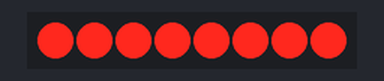
A sketch run on a simulated Arduino Uno, built with avr-gcc and run on an emulated ATmega328P. Parts: 8 shift-register outputs drawn as a row of LEDs (first output left, lit = HIGH). Wiring (inferred from the names in the program): shift register (74HC595): data pin 2; shift clock pin 3; latch pin 4. Wiring (inferred from the signals the program sends): row of LEDs: on Q0, Q1, Q2, Q3, Q4, Q5, Q6, Q7.

Above: at 0.12 s.
At 0.62 s:
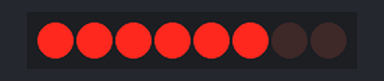
At 1.37 s:
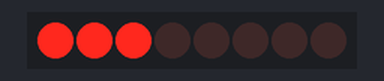
At 2.87 s:
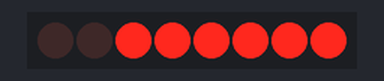
At 4.12 s:
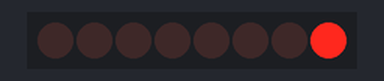
At 5.62 s:
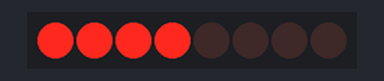
Timing chart, 0 to 5.9 s (numbered marks = the images above):
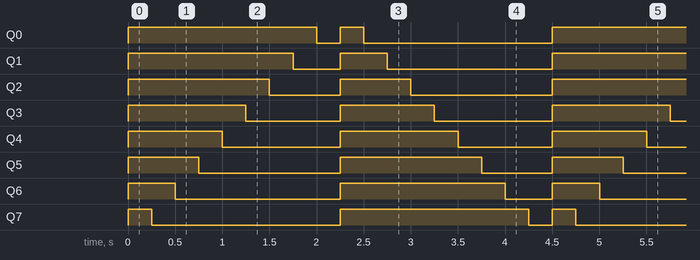

Measured:
- by itself, Q0: repeats every 4.5 s: LOW 0.25 s, HIGH 0.25 s, LOW 2.0 s, HIGH 2.0 s
- by itself, Q1: repeats every 4.5 s: LOW 0.50 s, HIGH 0.50 s, LOW 1.8 s, HIGH 1.8 s
- by itself, Q2: repeats every 4.5 s: LOW 0.75 s, HIGH 0.75 s, LOW 1.5 s, HIGH 1.5 s
- by itself, Q3: repeats every 4.5 s: LOW 1.0 s, HIGH 1.0 s, LOW 1.3 s, HIGH 1.3 s
- by itself, Q4: repeats every 4.5 s: LOW 1.3 s, HIGH 1.3 s, LOW 1.0 s, HIGH 1.0 s
- by itself, Q5: repeats every 4.5 s: LOW 1.5 s, HIGH 1.5 s, LOW 0.75 s, HIGH 0.75 s
- by itself, Q6: repeats every 4.5 s: LOW 1.8 s, HIGH 1.8 s, LOW 0.50 s, HIGH 0.50 s
- by itself, Q7: repeats every 4.5 s: LOW 2.0 s, HIGH 2.0 s, LOW 0.25 s, HIGH 0.25 s

The sketch:

SHIFT_RESISTER_LED.ino
```cpp
const int  DataPin = 2;
const int ClockPin = 3;
const int LatchPin = 4;


void setup() {
  // put your setup code here, to run once:
  pinMode(DataPin,OUTPUT);
  pinMode(ClockPin,OUTPUT);
  pinMode(LatchPin,OUTPUT);
}

void loop()
{
  // put your main code here, to run repeatedly:
  digitalWrite(LatchPin,LOW);
  shiftOut(DataPin,ClockPin,MSBFIRST,255);
  digitalWrite(LatchPin,HIGH);
  delay(250);
  digitalWrite(LatchPin,LOW);
  shiftOut(DataPin,ClockPin,MSBFIRST,127);
  digitalWrite(LatchPin,HIGH);
  delay(250);
  digitalWrite(LatchPin,LOW);
  shiftOut(DataPin,ClockPin,MSBFIRST,63);
  digitalWrite(LatchPin,HIGH);
  delay(250);
  digitalWrite(LatchPin,LOW);
  shiftOut(DataPin,ClockPin,MSBFIRST,31);
  digitalWrite(LatchPin,HIGH);
  delay(250);
 digitalWrite(LatchPin,LOW);
  shiftOut(DataPin,ClockPin,MSBFIRST,15);
  digitalWrite(LatchPin,HIGH);
  delay(250);
  digitalWrite(LatchPin,LOW);
  shiftOut(DataPin,ClockPin,MSBFIRST,7);
  digitalWrite(LatchPin,HIGH);
  delay(250);
  digitalWrite(LatchPin,LOW);
  shiftOut(DataPin,ClockPin,MSBFIRST,3);
  digitalWrite(LatchPin,HIGH);
  delay(250);
  digitalWrite(LatchPin,LOW);
  shiftOut(DataPin,ClockPin,MSBFIRST,1);
  digitalWrite(LatchPin,HIGH);
  delay(250);
  digitalWrite(LatchPin,LOW);
  shiftOut(DataPin,ClockPin,MSBFIRST,0);
  digitalWrite(LatchPin,HIGH);
  delay(250);


    digitalWrite(LatchPin,LOW);
  shiftOut(DataPin,ClockPin,LSBFIRST,255);
  digitalWrite(LatchPin,HIGH);
  delay(250);
  digitalWrite(LatchPin,LOW);
  shiftOut(DataPin,ClockPin,LSBFIRST,127);
  digitalWrite(LatchPin,HIGH);
  delay(250);
  digitalWrite(LatchPin,LOW);
  shiftOut(DataPin,ClockPin,LSBFIRST,63);
  digitalWrite(LatchPin,HIGH);
  delay(250);
  digitalWrite(LatchPin,LOW);
  shiftOut(DataPin,ClockPin,LSBFIRST,31);
  digitalWrite(LatchPin,HIGH);
  delay(250);
 digitalWrite(LatchPin,LOW);
  shiftOut(DataPin,ClockPin,LSBFIRST,15);
  digitalWrite(LatchPin,HIGH);
  delay(250);
  digitalWrite(LatchPin,LOW);
  shiftOut(DataPin,ClockPin,LSBFIRST,7);
  digitalWrite(LatchPin,HIGH);
  delay(250);
  digitalWrite(LatchPin,LOW);
  shiftOut(DataPin,ClockPin,LSBFIRST,3);
  digitalWrite(LatchPin,HIGH);
  delay(250);
  digitalWrite(LatchPin,LOW);
  shiftOut(DataPin,ClockPin,LSBFIRST,1);
  digitalWrite(LatchPin,HIGH);
  delay(250);
  digitalWrite(LatchPin,LOW);
  shiftOut(DataPin,ClockPin,LSBFIRST,0);
  digitalWrite(LatchPin,HIGH);
  delay(250);
}
```
